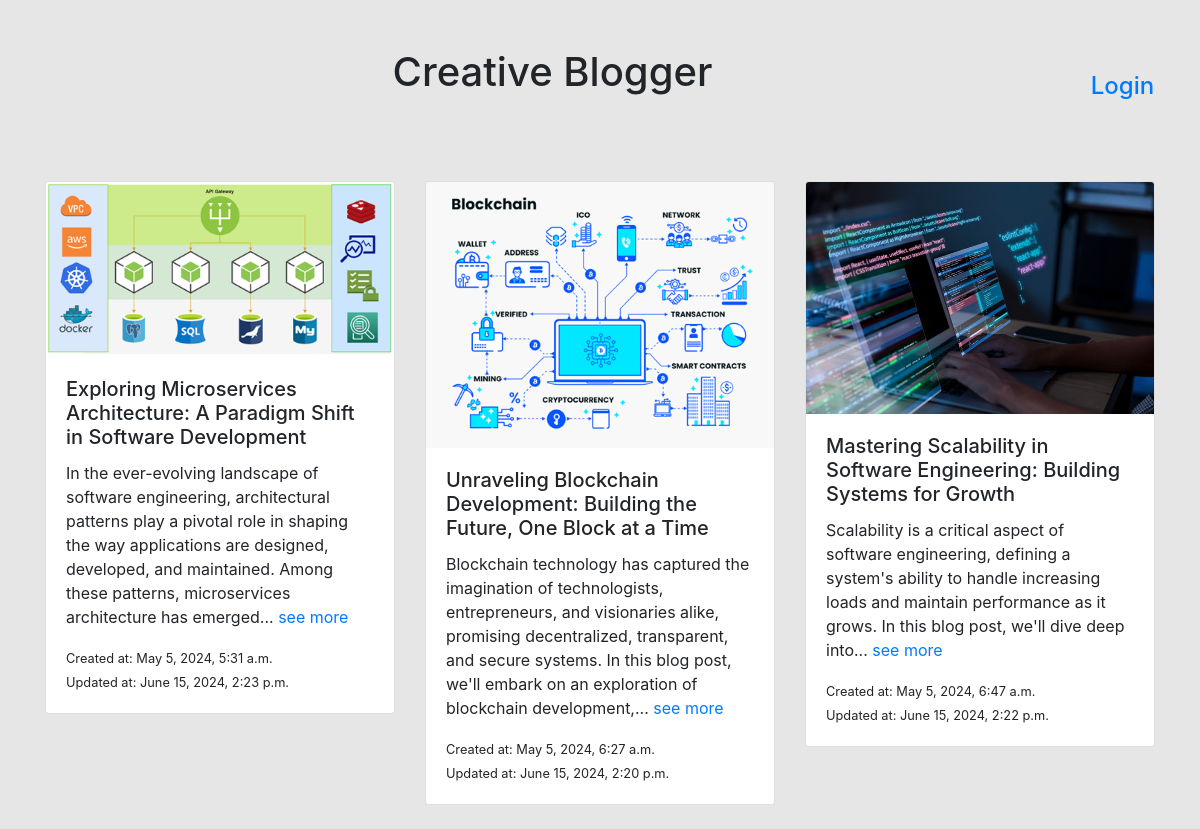
/blogging/, run on the app's committed database.
### blogging/models.py (models this page shows, shortened)
class Product(models.Model):
	name = models.CharField(max_length=255)
	description = models.TextField()
	image = models.ImageField(upload_to='products/')
	created_at = models.DateTimeField(auto_now_add=True)
	updated_at = models.DateTimeField(auto_now=True)
	userId = models.CharField(max_length=255)
	likes = models.IntegerField(default=0)
	like_users = models.JSONField(default=list)
	dislikes = models.IntegerField(default=0)
	dislike_users = models.JSONField(default=list)
	comments = models.JSONField(default=list)
	def short_description(self):
		words = self.description.split()
		if len(words) > 50:
			return ' '.join(words[:30]) + '...'
		else:
			return self.description
	def is_see_more(self):
		words = self.description.split()
		if len(words) > 50:
			return True
		else:
			return False

### blogging/views.py (the view)
# urls.py: path('', views.product_list, name='product_list'),
def product_list(request, for_loged_users=False, id=0):
     products = Product.objects.all()
     if request.method == 'POST':
        for_loged_users = request.POST.get('data_to_pass')
        id = request.POST.get('id')
        return render(request, 'index.html', {'products': products, 'for_loged_users':for_loged_users, 'id':id })
     else:
        return render(request, 'index.html', {'products': products, 'for_loged_users':for_loged_users })

### blogging/templates/index.html (shortened to what this page needs)
<!DOCTYPE html>
<html lang="en">
<head>
	<link rel="stylesheet" href="https://maxcdn.bootstrapcdn.com/bootstrap/4.5.2/css/bootstrap.min.css">
</head>
<body style="background-color: #e6e6e6;">
	<div class="container mt-5">
		<div class="row">
			<div class="col-xl">
				<h1 class="text-center">Creative Blogger</h1>
			</div>
			{% if for_loged_users %}
			{% else %}
			<div class="col-1"> <a class="text-center p-3" href="{% url 'login'  %}"> <h4> Login</h4></a> </div>
			{% endif %}
		</div>
		<br><br>
		<div class="row">
			{% for product in products %}
			<div class="col-md-4 mb-4">
				<div class="card">
					{% if for_loged_users %}
					<a href="{% url 'product_detail_login' product.pk id %}">
						<img src="../..{{ product.image.url }}" alt="{{ product.created_name }}" class="card-img-top">
					</a>
					{% else %}
					<a href="{% url 'product_detail_no_login' product.pk %}">
						<img src="../..{{ product.image.url }}" alt="{{ product.created_name }}" class="card-img-top">
					</a>
					{% endif %}
					<div class="card-body">
						<h5 class="card-title">{{ product.name }}</h5>
						<p class="card-text">{{ product.short_description }}
							{% if product.is_see_more %}
							{% if for_loged_users %}
							<a href="{% url 'product_detail_login' product.pk id %}">see more</a>
							{% else %}
							<a href="{% url 'product_detail_no_login' product.pk %}">see more</a>
							{% endif %}
							{% endif %}
						</p>
						<small class="card-text">Created at: {{ product.created_at }}</small> <br>
						<small class="card-text">Updated at: {{ product.updated_at }}</small>
					</div>
				</div>
			</div>
			{% endfor %}
		</div>
	</div>
</body>
</html>

### data on the page
Product: image (picture), name "Exploring Microservices Architecture: A Paradigm Shift in Software Development", short_description "In the ever-evolving landscape of software engineering, architectural patterns play a pivotal role in shaping the way applications are designed, developed, and maintained. Among these patterns, microservices architecture has emerged...", shows "see more", created_at "May 5, 2024, 5:31 a.m.", updated_at "June 15, 2024, 2:23 p.m."
Product: image (picture), name "Unraveling Blockchain Development: Building the Future, One Block at a Time", short_description "Blockchain technology has captured the imagination of technologists, entrepreneurs, and visionaries alike, promising decentralized, transparent, and secure systems. In this blog post, we'll embark on an exploration of blockchain development,...", shows "see more", created_at "May 5, 2024, 6:27 a.m.", updated_at "June 15, 2024, 2:20 p.m."
Product: image (picture), name "Mastering Scalability in Software Engineering: Building Systems for Growth", short_description "Scalability is a critical aspect of software engineering, defining a system's ability to handle increasing loads and maintain performance as it grows. In this blog post, we'll dive deep into...", shows "see more", created_at "May 5, 2024, 6:47 a.m.", updated_at "June 15, 2024, 2:22 p.m."
